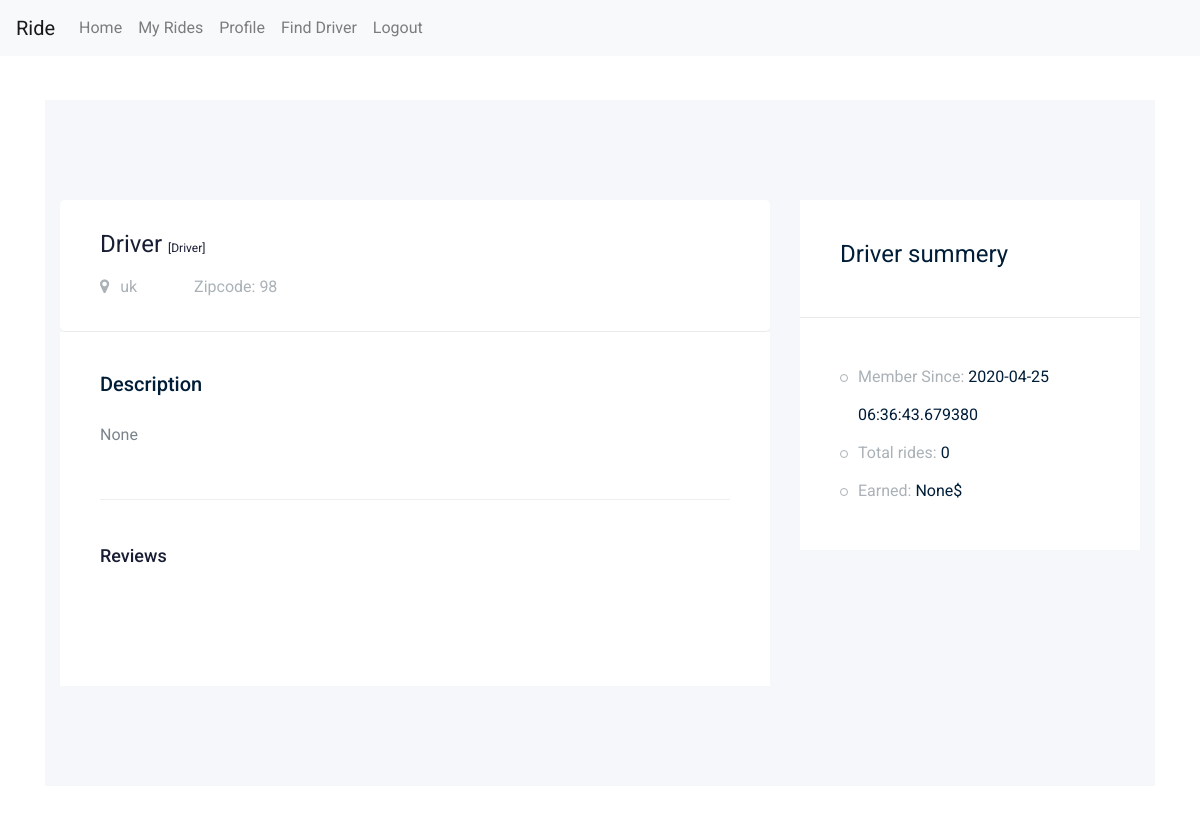
The app's page /driver/10, older data.
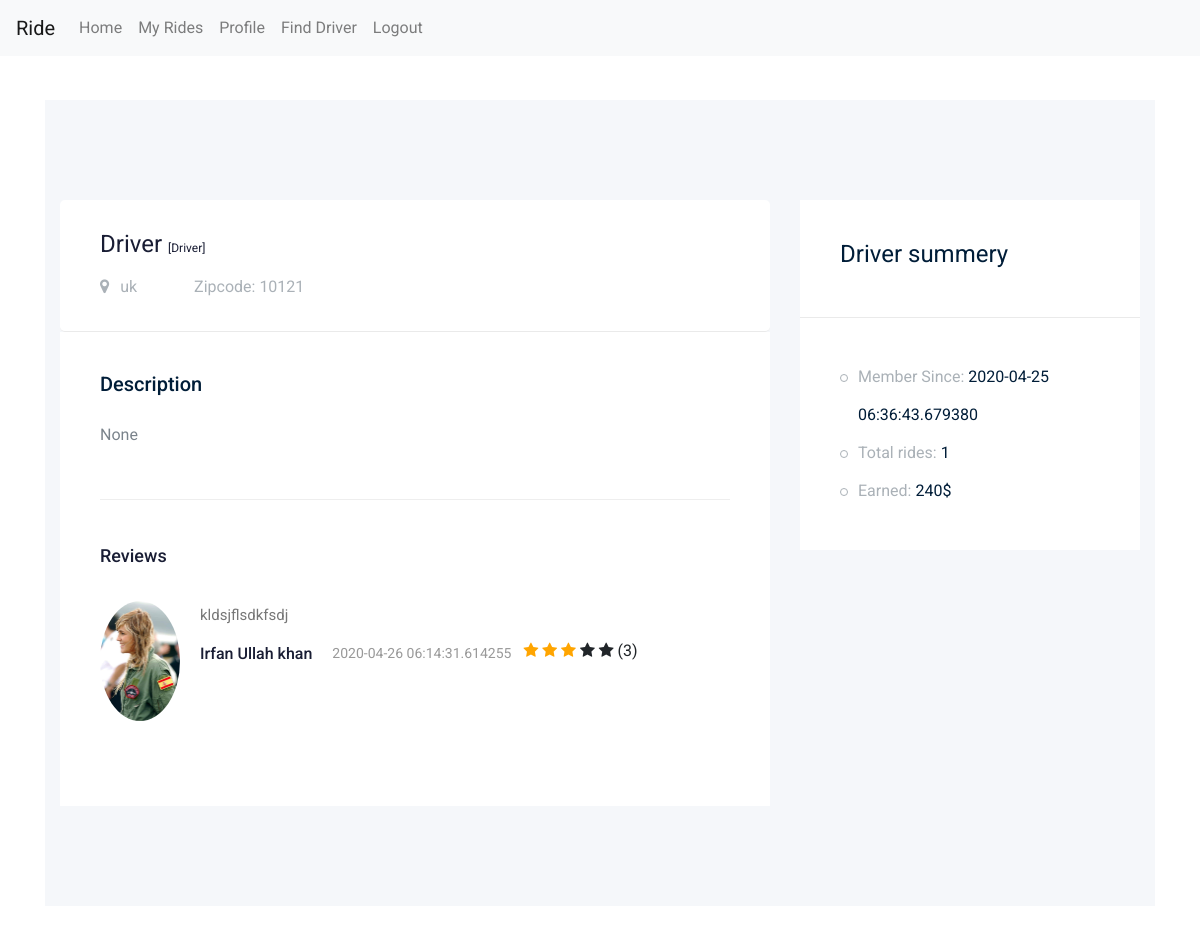
The same page, newer data.
### app/models/models.py (models this page shows, shortened)
class User(db.Model,UserMixin):
    __tablename__ = "users"
    id = db.Column(db.Integer, primary_key=True)
    name = db.Column(db.String(100), nullable=False)
    surname = db.Column(db.String(100), nullable=False)
    email = db.Column(db.String(100), unique=True, nullable=False)
    country = db.Column(db.String(100),nullable=True)
    password = db.Column(db.String(150), nullable=False)
    zipcode = db.Column(db.Integer, default=0)
    roles = db.Column(db.String(10), default="Passenger")
    profile_image = db.Column(db.String(255), nullable=True, default="0")
    profile_description = db.Column(db.String(255), nullable=True) #############
    isOnline = db.Column(db.Integer, nullable=False, default=0)
    member_since = db.Column(db.DateTime, nullable=False, default=datetime.utcnow)
    charges_per_kilo = db.Column(db.Integer, default=0) #only for driver ###############
    passengers = db.relationship('Ride', foreign_keys="[Ride.passenger_id]")
    drivers = db.relationship('Ride', foreign_keys="[Ride.driver_id]")

class Ride(db.Model):
    __tablename__ = "rides"
    id = db.Column(db.Integer, primary_key=True)
    driver_id = db.Column(db.Integer, db.ForeignKey('users.id'))
    passenger_id = db.Column(db.Integer, db.ForeignKey('users.id'))
    zipcode = db.Column(db.Integer, nullable=False) ###################remove
    from_loc = db.Column(db.String(150), nullable=False)
    to_loc = db.Column(db.String(150), nullable=False)
    isStarted = db.Column(db.Integer, default=0) #0: not started, 1: started, 2: responded by other driver.
    isEnded = db.Column(db.Integer, default=0) #0: not ended, 1: ended
    isPaid = db.Column(db.Integer, default=0) #0: not paid, 1: paid
    isConfirmed = db.Column(db.Integer, default=0) #0######## remove
    passenger_ratings = db.Column(db.Integer, nullable=True)############
    driver_ratings = db.Column(db.Integer, nullable=True) ##########
    passenger_ratings = db.Column(db.Integer, default=0)
    distance = db.Column(db.Integer, default=0)
    driver_review_for_passenger = db.Column(
        db.String(255), nullable=True)  # will be updated when ride ends ############
    passenger_review_for_driver = db.Column(
        db.String(255), nullable=True)  # will be updated when ride ends
    price = db.Column(db.Integer, nullable=False)
    isReviewedByDriver = db.Column(db.Integer, nullable=False, default=0)#####################
    isReviewedByPassenger = db.Column(db.Integer, nullable=False, default=0)
    ride_date = db.Column(db.DateTime, nullable=False, default=datetime.utcnow)

### app/frontend/views.py (the view)
@fp.route('driver/<int:driver_id>')
def driver_profile(driver_id):
    sql = text(" select *, users.zipcode as driver_zipcode, "
               "(select count(*) from rides where driver_id = " + str(driver_id) + " and isEnded=1) as total_rides, "
                                                                                 "(select sum(price) from rides where driver_id = " + str(
        driver_id) + " and isEnded=1) as total_earning "
                   "from users "
                   "LEFT JOIN rides on users.id = rides.driver_id "
                   "WHERE users.id = " + str(driver_id) + " and roles='Driver'")
    user = db.engine.execute(sql)
    u = user.first()
    reviewsFetchSql = text(
        "select *,reviewer.name as reviewer_name,  rides.driver_ratings as d_ratings from rides LEFT join users as reviewer on reviewer.id = rides.passenger_id "
        "where rides.driver_id = " + str(driver_id) + " and isEnded=1;")
    reviews = db.engine.execute(reviewsFetchSql)
    return render_template("frontend_driver_profile.html", user=u, reviews=reviews)

### app/frontend/templates/frontend_driver_profile.html (shortened to what this page needs)
{% extends 'pass_masterlayout.html' %}
{% block body %}
<section class="contact-section section_padding">
    <div class="container">
        <div class="row">
            <div class="col-12">
            </div>
        </div>
        <div class="row">
            <div class="col-lg-12">
    <div class="job_details_area">
        <div class="container">
            <div class="row">
                <div class="col-lg-8">
                    <div class="job_details_header">
                        <div class="single_jobs white-bg d-flex justify-content-between">
                            <div class="jobs_left d-flex align-items-center">
                                <div class="jobs_conetent">
                                    <a href="#"><h4>{{user.name}} <span style="font-size:12px;">[Driver]</span></h4></a>
                                    <div class="links_locat d-flex align-items-center">
                                        <div class="location">
                                            <p> <i class="fa fa-map-marker"></i> {{user.country}}</p>
                                        </div>
                                        <div class="location">
                                            <p> Zipcode: {{user.driver_zipcode}}</p>
                                        </div>
                                    </div>
                                </div>
                            </div>
                        </div>
                    </div>
                    <div class="descript_wrap white-bg">
                        <div class="single_wrap">
                            <h4>Description</h4>
                            <p>{{user.profile_description}}</p>
                        </div>
                                       <div class="comments-area">
                  <h4>Reviews</h4>
                                            {% for r in reviews %}
                  <div class="comment-list">
                     <div class="single-comment justify-content-between d-flex">
                        <div class="user justify-content-between d-flex">
                           <div class="thumb">
                               {% if r.profile_image == "0" %}
                               <img src="https://mdbootstrap.com/img/Photos/Others/placeholder-avatar.jpg" alt="">
                               {% else %}
                               <img src="{{url_for('static',filename='uploads/'+r.profile_image)}}" class="img-responsive" style="width:80px;" alt="">
                               {% endif %}
                           </div>
                           <div class="desc">
                              <p class="comment">
                                  {{r.passenger_review_for_driver}}
                              </p>
                              <div class="d-flex justify-content-between">
                                 <div class="d-flex align-items-center">
                                    <h5>
                                       <a href="#">{{r.reviewer_name}}</a>
                                    </h5>
                                    <p class="date">{{r.ride_date}}</p>
                                 </div>
                                 <div class="reply-btn" style="margin-left:12px;">
                                     {% for i in range(0,5) %}
                                     {% if i+1 <= r.d_ratings %}
                                     <span><i class="fa fa-star checked"></i></span>
                                     {% else %}
                                     <span><i class="fa fa-star"></i></span>
                                     {% endif %}
                                     {% endfor %}
                                     ({{r.d_ratings}})
                                 </div>
                              </div>
                           </div>
                        </div>
                     </div>
                  </div>
                                           {% endfor %}
               </div>
                    </div>
                </div>
                <div class="col-lg-4">
                    <div class="job_sumary">
                        <div class="summery_header">
                            <h3>Driver summery</h3>
                        </div>
                        <div class="job_content">
                            <ul>
                                <li>Member Since: <span>{{user.member_since}}</span></li>
                                <li>Total rides: <span>{{user.total_rides}}</span></li>
                                <li>Earned: <span>{{user.total_earning}}$</span></li>
                            </ul>
                        </div>
                    </div>
                </div>
            </div>
        </div>
    </div>
            </div>
            </div>
        </div>
</section>
{% endblock %}

### app/passenger/templates/pass_masterlayout.html (shortened to what this page needs)
<!doctype html>
<html class="no-js" lang="zxx">
<head>
    <link rel="stylesheet" href="{{ url_for('static', filename='css/bootstrap.min.css') }}">
    <link rel="stylesheet" href="{{ url_for('static', filename='css/owl.carousel.min.css') }}">
    <link rel="stylesheet" href="{{ url_for('static', filename='css/font-awesome.min.css') }}">
    <link rel="stylesheet" href="{{ url_for('static', filename='css/style.css') }}">
</head>
<body>
<header>
    <nav class="navbar navbar-expand-lg navbar-light bg-light" style="position:fixed;z-index:1;width:100%;">
        <a class="navbar-brand" href="#">Ride</a>
        <div class="collapse navbar-collapse" id="navbarSupportedContent">
            <ul class="navbar-nav mr-auto">
                <li class="nav-item">
                    <a class="nav-link" href="/">Home</a>
                </li>
                <li class="nav-item">
                    <a class="nav-link" href="{{url_for('passenger_bp.my_rides')}}">My Rides</a>
                </li>
                <li class="nav-item">
                    <a class="nav-link" href="{{url_for('passenger_bp.profile')}}">Profile</a>
                </li>
                <li class="nav-item">
                    <a class="nav-link" href="/passenger">Find Driver</a>
                </li>
                <li class="nav-item">
                    <a class="nav-link" href="/logout">Logout</a>
                </li>
            </ul>
        </div>
    </nav>
</header>
<div class="container" style="position:absolute;z-index:1;margin-top:20px;">
    <div class="row">
        <div class="col-md-6"></div>
        <div class="col-md-6">
        </div>
    </div>
</div>
{% block body %}
{% endblock %}
</body>
</html>

### app/frontend/templates/frontend_driver_profile.html (style rules this page uses)
.checked { color:orange; }

Row changes from the older to the newer data that the page shows:
changed User "Driver": driver_zipcode "98" → "10121"
added Ride: profile_image (picture), passenger_review_for_driver "kldsjflsdkfsdj", reviewer_name "Irfan Ullah khan", ride_date "2020-04-26 06:14:31.614255", d_ratings "3"
Text that changed along with them:
{{ user.total_rides }}: "0" → "1"
{{ user.total_earning }}: "None" → "240"
